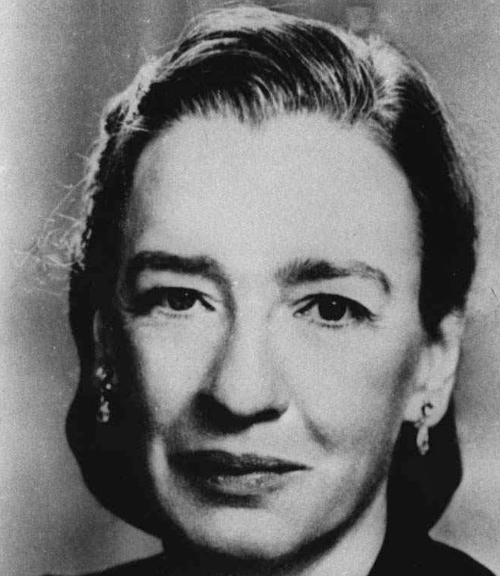
//> input picture spider.png, 500 x 576 px
$ ./halloween   (built with g++ and OpenCV 4)
//> lines starting //> are read from the running program, lines starting //| are printed output that depends on the picture
////////////////////////////////////////////////////////////////////////////////
////////////////////////////////////////////////////////////////////////////////
// a silly halloween hack at Recurse Center -- october 2016
// uses OpenCV face detection
//
// compile : $ g++ halloween.cc -o holla.exe `pkg-config --cflags --libs opencv`
// usage   : $ ./holla.exe
// example : $ ./holla.exe
//           ==> a window opens and streams from camera... plus fun stuff
//
// authors: @vipyne and @alinen
////////////////////////////////////////////////////////////////////////////////
////////////////////////////////////////////////////////////////////////////////

#include <opencv2/objdetect/objdetect.hpp>
#include <opencv2/highgui/highgui.hpp>
#include <opencv2/imgproc/imgproc.hpp>
#include <iostream>
#include <string>


cv::CascadeClassifier face_cascade;
cv::String window_name = "~ ~ ~  s p i d e r   v i s i o n  ~ ~ ~";

namespace vp
{
	std::string type2str(int type);
	void alphaBlend(const cv::Mat& spider, cv::Mat& frame, cv::Mat& blend_dest);
	void detectFaces(cv::Mat& frame, const cv::Mat& spider);
}

// http://stackoverflow.com/a/17820615/3191800
std::string vp::type2str(int type) {
  std::string r;

  uchar depth = type & CV_MAT_DEPTH_MASK;
  uchar chans = 1 + (type >> CV_CN_SHIFT);

  switch ( depth ) {
    case CV_8U:  r = "8U"; break;
    case CV_8S:  r = "8S"; break;
    case CV_16U: r = "16U"; break;
    case CV_16S: r = "16S"; break;
    case CV_32S: r = "32S"; break;
    case CV_32F: r = "32F"; break;
    case CV_64F: r = "64F"; break;
    default:     r = "User"; break;
  }

  r += "C";
  r += (chans+'0');

  return r;
}

void vp::alphaBlend(const cv::Mat& spider, cv::Mat& frame, cv::Mat& blend_dest) {
	blend_dest = cv::Mat(frame.rows, frame.cols, CV_8UC4);

	for (int i = 0; i < frame.cols; ++i) {
		for (int j = 0; j < frame.rows; ++j) {
			cv::Vec4b intensity1 = spider.at<cv::Vec4b>(j, i);
			uchar red1 = intensity1.val[0];
			uchar green1 = intensity1.val[1];
		  uchar blue1 = intensity1.val[2];
			uchar alpha1 = intensity1.val[3];

			cv::Vec4b intensity2 = frame.at<cv::Vec4b>(j, i);
			uchar red2 = intensity2.val[0];
			uchar green2 = intensity2.val[1];
			uchar blue2 = intensity2.val[2];
			uchar alpha2 = intensity2.val[3];

			float result_alpha = (alpha1 / 255.0);

			uchar result_blue = blue1*result_alpha + blue2*(1-result_alpha);
			uchar result_green = green1*result_alpha + green2*(1-result_alpha);
			uchar result_red = red1*result_alpha + red2*(1-result_alpha);

			blend_dest.at<cv::Vec4b>(j, i) = cv::Vec4b(result_red, result_green, result_blue, 255);
		}
	}
}

void vp::detectFaces(cv::Mat& frame, const cv::Mat& input_spider) {
	std::vector<cv::Rect> faces; // c++
	//Rect c_faces = (cv::Rect*) malloc( sizeof(cv::Rect) * ); // someday set this up in c too... just for kicks
	cv::Mat grayscale_frame;
	cvtColor(frame, grayscale_frame, cv::COLOR_BGR2GRAY);
	equalizeHist(grayscale_frame, grayscale_frame);

	// add alpha channel to camera frames
	uchar* camData = new uchar[frame.total()*4];
	cv::Mat frameRGBA(frame.size(), CV_8UC4, camData);
	cv::cvtColor(frame, frameRGBA, CV_RGB2RGBA, 4);

	// void CascadeClassifier::detectMultiScale( const Mat& image,
	// vector<Rect>& objects,
	// double scaleFactor=1.1,
	// int minNeighbors=3,
	// int flags=0,
	// Size minSize=Size(),
	// Size maxSize=Size())
	face_cascade.detectMultiScale( grayscale_frame,
		 faces,
		 1.1,
		 3,
		 0|cv::CASCADE_SCALE_IMAGE,
		 cv::Size(30, 30));

	for(size_t i = 0; i < faces.size(); ++i) {
		cv::Mat spider;
		//	void resize(InputArray src, OutputArray dst, Size dsize, double fx=0, double fy=0, int interpolation=INTER_LINEAR )
		cv::resize(input_spider, spider, cv::Size(faces[i].width/3, faces[i].height/3), 0, 0);

		// place spider on forehead above left eye
		cv::Point center(faces[i].x + faces[i].width/1.5, faces[i].y + faces[i].height/6);

		int spider_end_x = spider.cols;
		int spider_end_y = spider.rows;

		cv::Point spider_top_left(center.x - spider_end_x/2, center.y - spider_end_y/2);

		int spider_x = 0;
		int spider_y = 0;

		if (spider_top_left.x < 0) {
			spider_x = abs(spider_top_left.x);
			spider_top_left.x = 0;
		}
		if (spider_top_left.y < 0) {
			spider_y = abs(spider_top_left.y);
			spider_top_left.y = 0;
		}

		if (spider_top_left.x + spider_end_x - spider_x > frame.cols) {
			spider_end_x = frame.cols - spider_top_left.x - 1;
		}
		if (spider_top_left.y + spider_end_y - spider_y > frame.rows) {
			spider_end_y = frame.rows - spider_top_left.y - 1;
		}

		cv::Mat spider_crop =	spider( cv::Range(spider_y, spider_end_y), cv::Range(spider_x, spider_end_x) );
		cv::Mat frame_crop = frameRGBA(cv::Range(spider_top_left.y, spider_top_left.y + spider_end_y - spider_y), cv::Range(spider_top_left.x, spider_top_left.x + spider_end_x - spider_x));

		cv::Mat blend_dest;
		vp::alphaBlend(spider_crop, frame_crop, blend_dest);

		blend_dest.copyTo(frameRGBA(cv::Rect(spider_top_left.x, spider_top_left.y, spider_end_x - spider_x, spider_end_y - spider_y)));
	}

	cv::imshow(window_name, frameRGBA);
	delete[] camData;
}


int main(void)
{
	cv::VideoCapture cap(0);
	cv::Mat frame;
	cv::Mat input_spider = cv::imread("spider.png", -1);
//> input_spider is the input picture: 576 rows x 500 cols, CV_8UC4; mean B, G, R, A 117, 117, 117, 255

	face_cascade.load("haarcascade_frontalface_alt.xml");

	std::cout << "" << std::endl;
	std::cout << "   it looks like there is something above your eye... look in the camera to see" << std::endl;
	std::cout << "" << std::endl;

	while(cap.read(frame)) {
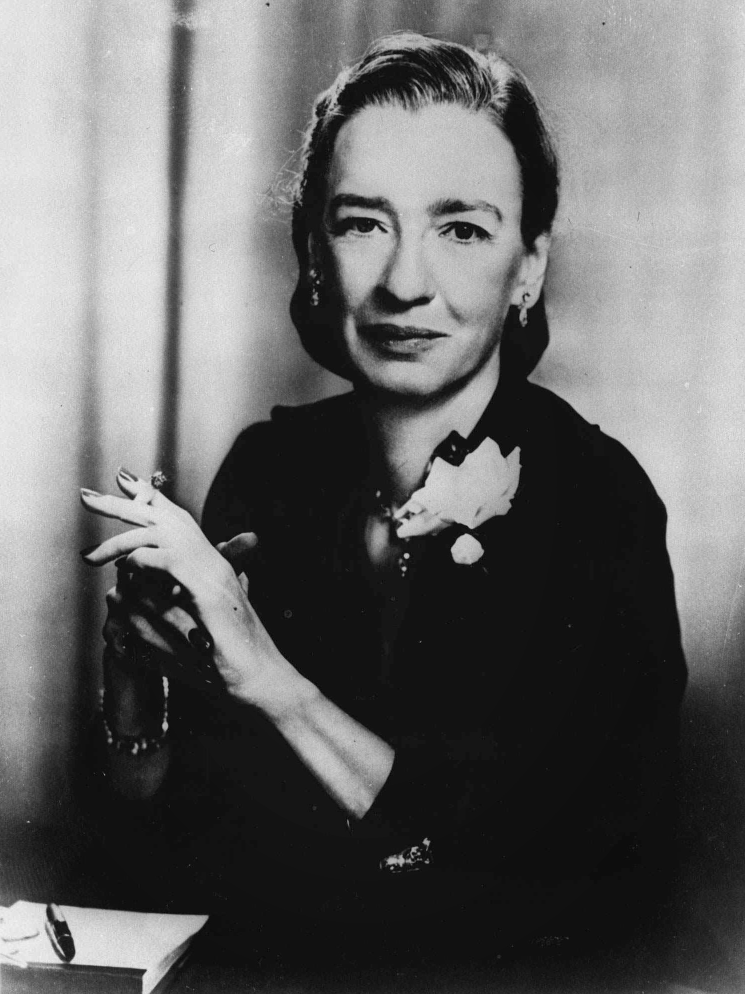
//> input picture yolo.jpg, 1490 x 1988 px, given in place of the camera (shown at 1/2 size)
//> frame is the input picture: 1988 rows x 1490 cols, CV_8UC3; min 0, max 250, mean 102.3
		vp::detectFaces(frame, input_spider);
//> in detectFaces, `equalizeHist(grayscale_frame, grayscale_frame);`:
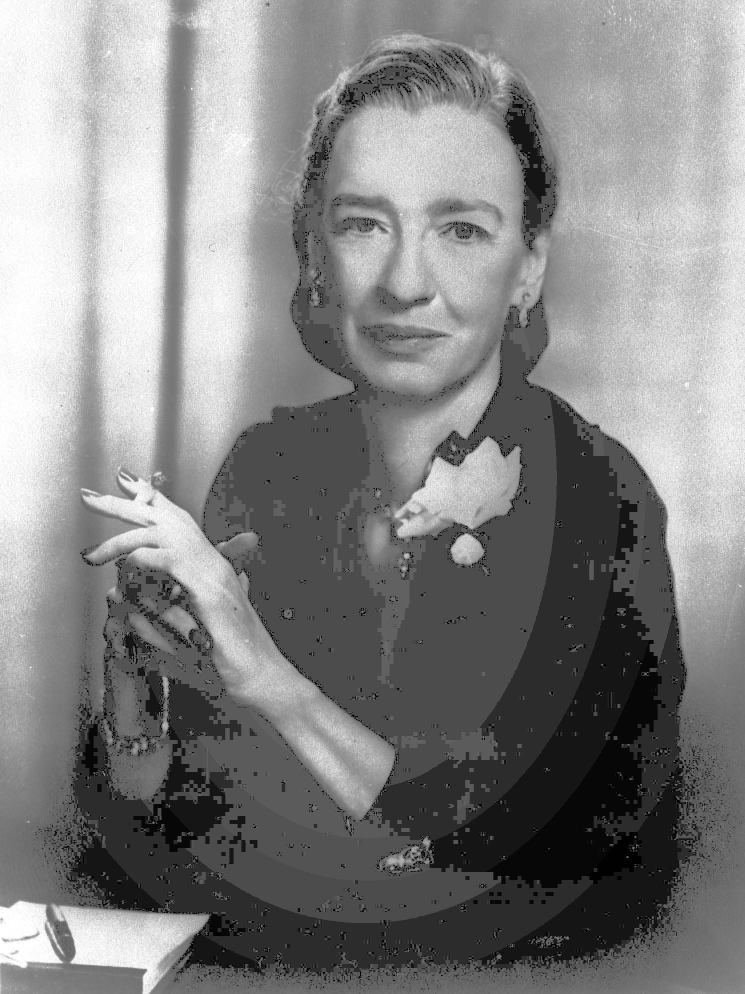
//> grayscale_frame: 1988 rows x 1490 cols, CV_8UC1 (shown at 1/2 size); min 0, max 255, mean 131.5
//> in detectFaces, `face_cascade.detectMultiScale( grayscale_frame, faces, 1.1, 3, 0|cv::C..`: faces = 1 Rect (x, y, width, height): [555, 240, 541, 541]
//> the loop in detectFaces, `for(size_t i = 0; i < faces.size(); ++i)` made 1 pass
//> center on pass 1: Point(915, 330)
//> pass 1, in detectFaces, `cv::resize(input_spider, spider, cv::Size(faces[i].width/3, faces[i].h..`:
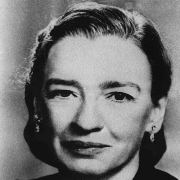
//> spider: 180 rows x 180 cols, CV_8UC4; mean B, G, R, A 116.9, 116.9, 116.9, 255
//> pass 1, in detectFaces, `cv::Mat frame_crop = frameRGBA(cv::Range(spider_top_left.y, spider_top..`:
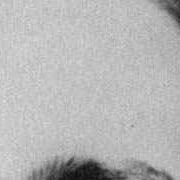
//> frame_crop: 180 rows x 180 cols, CV_8UC4; mean B, G, R, A 182.7, 182.7, 182.7, 255
//> after the loop in detectFaces, `for(size_t i = 0; i < faces.size(); ++i)`:
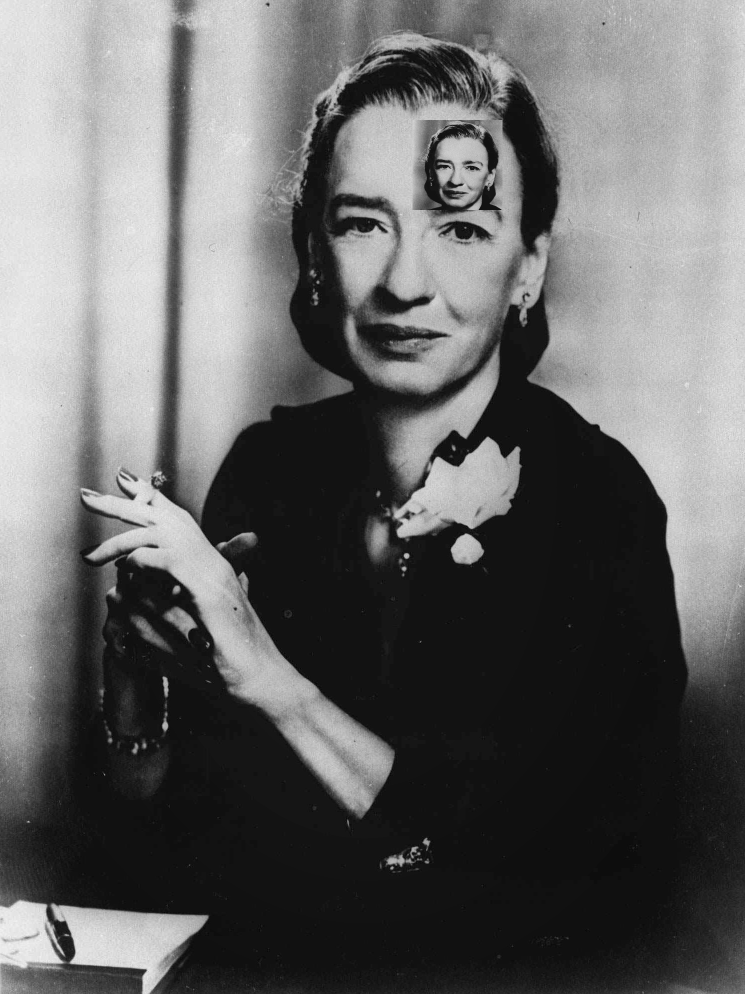
//> frameRGBA: 1988 rows x 1490 cols, CV_8UC4 (shown at 1/2 size); mean B, G, R, A 101.6, 101.6, 101.6, 255

		// Pause
		if( cv::waitKey(30) == 'q')
//> the 'q' key is pressed
			break;

	}
	std::cout << "   happy halloween!" << std::endl;
	std::cout << "" << std::endl;

	return 0;
}
